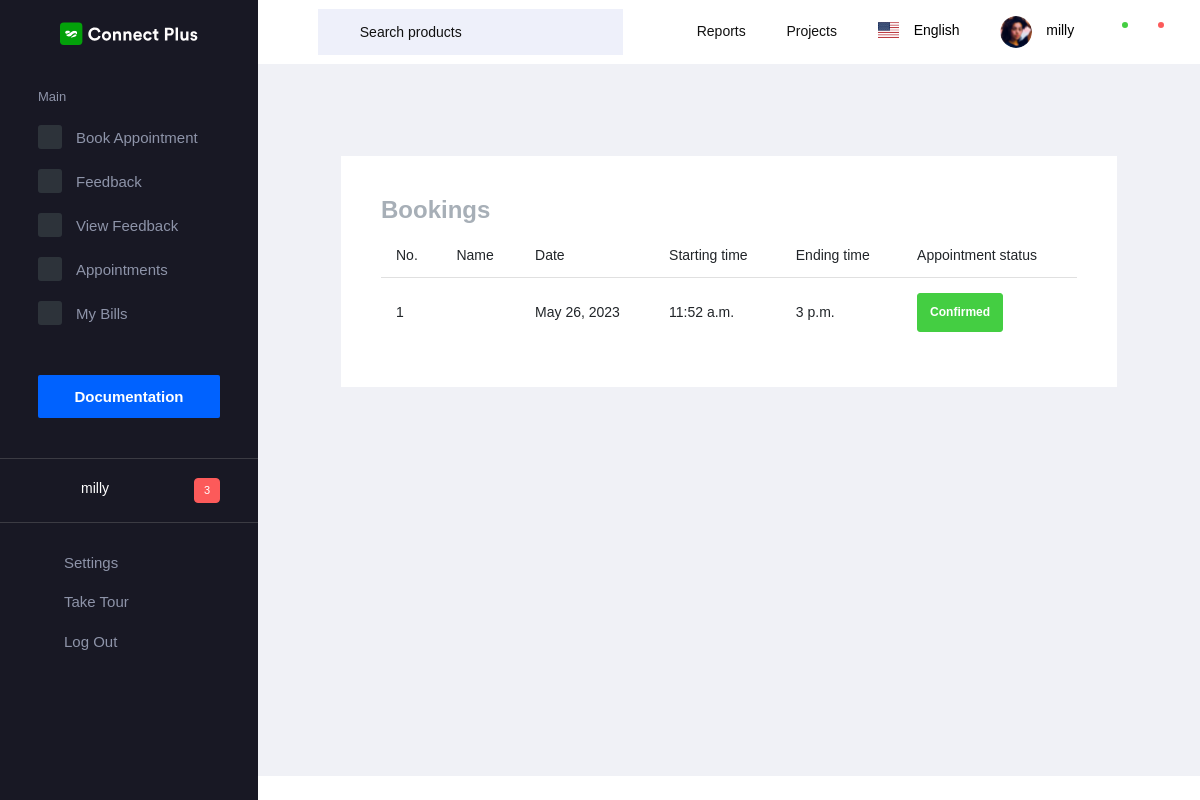
Before: /book_history (signed in) with the older database file.
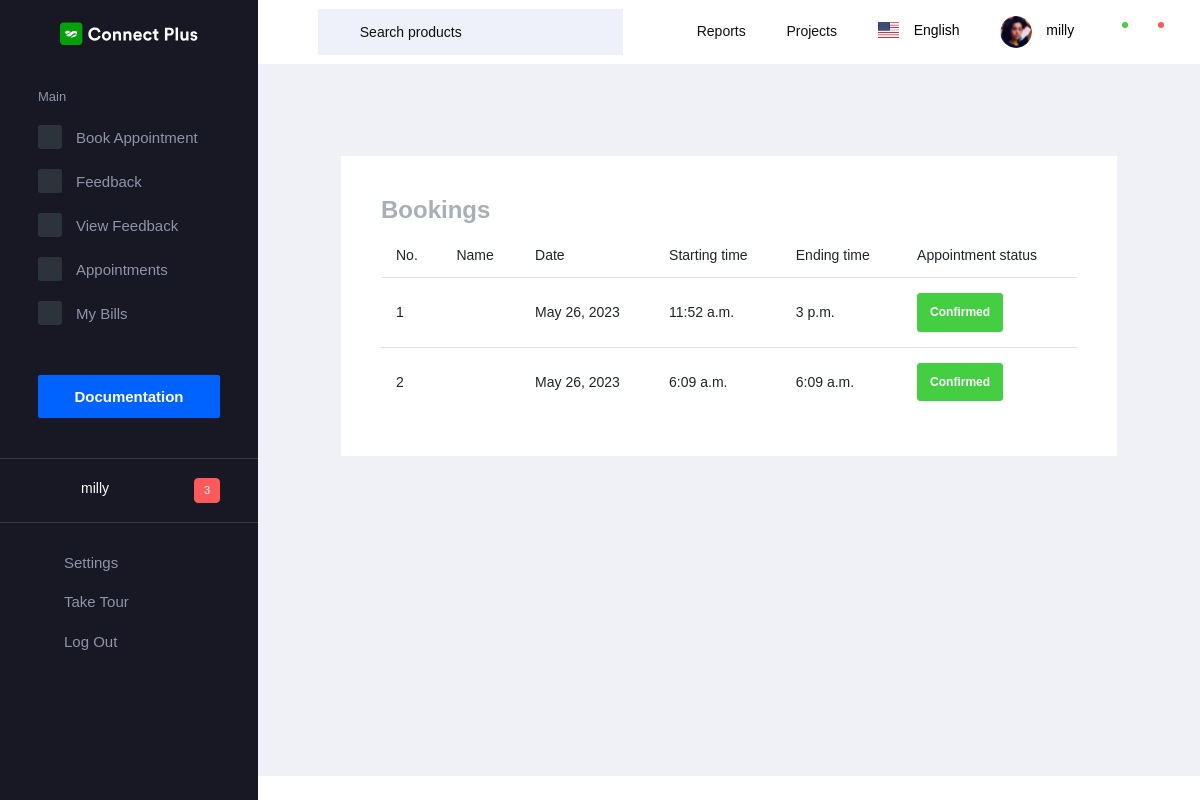
After: the same page with the newer database file.
### app/models.py (models this page shows)
class BookAppointment(models.Model):
    schedule = models.ForeignKey(WorkSchedule, on_delete=models.DO_NOTHING)
    customer = models.ForeignKey(Login, on_delete=models.DO_NOTHING)
    status = models.IntegerField(default=0, null=True)
    completed = models.IntegerField(default=0, null=True)

class WorkSchedule(models.Model):
    user = models.ForeignKey(Login, on_delete=models.DO_NOTHING)
    date = models.DateField(null=True, blank=True)
    start_time = models.TimeField()
    end_time = models.TimeField()
    customer = models.CharField(max_length=20, null=True, blank=True)

### app/customer_views.py (the view)
# urls.py: path('book_history', customer_views.book_history, name="book_history"),
@cache_control(no_cache=True, must_revalidate=True, no_store=True)
@login_required
def book_history(request):
    customer = Login.objects.get(username=request.user)
    data = BookAppointment.objects.filter(customer=customer)
    return render(request, 'customer/booking_history.html', {'data': data})

### templates/customer/booking_history.html
{% extends "customer/base.html" %}
{%load crispy_forms_tags %}
{% block content %}
<div class="content-wrapper">
        <div class="row">
            <div class="col-md-12 grid-margin stretch-card">
                <div class="card">
                  <div class="card-body">
                      <h2>Bookings</h2>
                      <table class="table">
                        <thead>
                          <tr>
                            <th scope="col">No.</th>
                            <th scope="col">Name</th>
                            <th scope="col">Date</th>
                            <th scope="col">Starting time</th>
                            <th scope="col">Ending time</th>
                            <th scope="col">Appointment status</th>
                          </tr>
                        </thead>
                        <tbody>
                        {% for i in data %}
                          <tr>
                            <td>{{forloop.counter}}</td>
                            <td>{{i.worker}}</td>
                            <td>{{i.schedule.date}}</td>
                            <td>{{i.schedule.start_time}}</td>
                            <td>{{i.schedule.end_time}}</td>
                            <td>
                              {% if i.status == 0 %}
                              <button type="button" class="btn btn-warning">Pending</button>
                                  {% elif i.status == 1 %}
                                      <button type="button" class="btn btn-success">Confirmed</button>
                              {% else %}
                                      <button type="button" class="btn btn-danger">Rejected</button>
                              {% endif %}
                              </td>
                          </tr>
                          {% endfor %}
                        </tbody>
                      </table>
                  </div>
                </div>
            </div>
        </div>
</div>
{% endblock %}

Changed rows visible on the page:
added BookAppointment: schedule "May 26, 2023", schedule.start_time "6:09 a.m.", schedule.end_time "6:09 a.m.", status "Confirmed"
